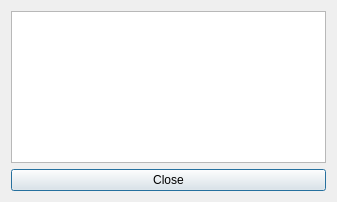
<?xml version="1.0" encoding="UTF-8"?>
<ui version="4.0">
 <class>DialogAbout</class>
 <widget class="QDialog" name="DialogAbout">
  <property name="geometry">
   <rect>
    <x>0</x>
    <y>0</y>
    <width>337</width>
    <height>202</height>
   </rect>
  </property>
  <property name="windowTitle">
   <string>SPIERSedit 2.2</string>
  </property>
  <layout class="QVBoxLayout" name="verticalLayout">
   <item>
    <widget class="QTextBrowser" name="textBrowser">
     <property name="textInteractionFlags">
      <set>Qt::NoTextInteraction</set>
     </property>
    </widget>
   </item>
   <item>
    <widget class="QPushButton" name="pushButton">
     <property name="text">
      <string>Close</string>
     </property>
    </widget>
   </item>
  </layout>
 </widget>
 <resources/>
 <connections/>
</ui>
